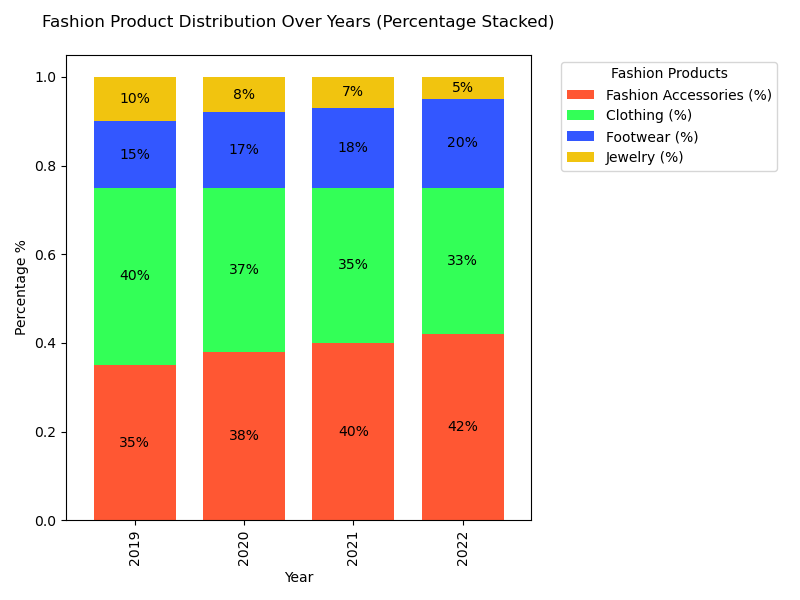

Write Python code to recreate this figure.

import seaborn as sns
import matplotlib.pyplot as plt
import pandas as pd

# Create a dataframe from the chart data
data = [
    {'Year': 2019, 'Fashion Accessories (%)': 35, 'Clothing (%)': 40, 'Footwear (%)': 15, 'Jewelry (%)': 10},
    {'Year': 2020, 'Fashion Accessories (%)': 38, 'Clothing (%)': 37, 'Footwear (%)': 17, 'Jewelry (%)': 8},
    {'Year': 2021, 'Fashion Accessories (%)': 40, 'Clothing (%)': 35, 'Footwear (%)': 18, 'Jewelry (%)': 7},
    {'Year': 2022, 'Fashion Accessories (%)': 42, 'Clothing (%)': 33, 'Footwear (%)': 20, 'Jewelry (%)': 5}
]
df = pd.DataFrame(data)
df.set_index('Year', inplace=True)

# Convert the dataframe to a 100% stacked format
df_percent = df.div(df.sum(axis=1), axis=0)

# Plot the 100% stacked bar chart
ax = df_percent.plot(kind='bar', stacked=True, color=['#FF5733', '#33FF57', '#3357FF', '#F1C40F'], figsize=(8, 6), width=0.75)

# Customizing the plot to make it more informative
plt.title('Fashion Product Distribution Over Years (Percentage Stacked)', pad=20)
plt.xlabel('Year')
plt.ylabel('Percentage %')

# Annotate the percentages on top of the bars
for p in ax.patches:
    width = p.get_width()
    height = p.get_height()
    x, y = p.get_xy() 
    if height > 0:
        ax.text(x+width/2, 
                y+height/2, 
                '{:.0%}'.format(height), 
                horizontalalignment='center', 
                verticalalignment='center')

# Adjust legend
plt.legend(title='Fashion Products', bbox_to_anchor=(1.05, 1), loc='upper left')

# Show the plot
plt.tight_layout()
plt.show()
